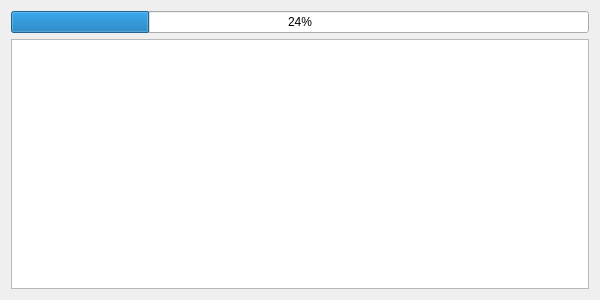
<?xml version="1.0" encoding="UTF-8"?>
<ui version="4.0">
 <class>Form</class>
 <widget class="QWidget" name="Form">
  <property name="geometry">
   <rect>
    <x>0</x>
    <y>0</y>
    <width>600</width>
    <height>300</height>
   </rect>
  </property>
  <property name="windowTitle">
   <string>Form</string>
  </property>
  <layout class="QVBoxLayout" name="verticalLayout">
   <item>
    <widget class="QProgressBar" name="progressBar">
     <property name="value">
      <number>24</number>
     </property>
    </widget>
   </item>
   <item>
    <widget class="QTextBrowser" name="textBrowser"/>
   </item>
  </layout>
 </widget>
 <resources/>
 <connections/>
</ui>
